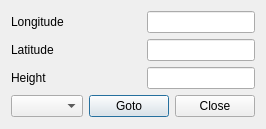
<?xml version="1.0" encoding="UTF-8"?>
<ui version="4.0">
 <class>GoToDialog</class>
 <widget class="QDialog" name="GoToDialog">
  <property name="geometry">
   <rect>
    <x>0</x>
    <y>0</y>
    <width>266</width>
    <height>129</height>
   </rect>
  </property>
  <property name="maximumSize">
   <size>
    <width>266</width>
    <height>129</height>
   </size>
  </property>
  <property name="windowTitle">
   <string>GoToDialog</string>
  </property>
  <layout class="QVBoxLayout" name="verticalLayout">
   <item>
    <layout class="QHBoxLayout" name="horizontalLayout">
     <item>
      <widget class="QLabel" name="label">
       <property name="text">
        <string>Longitude</string>
       </property>
      </widget>
     </item>
     <item>
      <spacer name="horizontalSpacer_4">
       <property name="orientation">
        <enum>Qt::Horizontal</enum>
       </property>
       <property name="sizeHint" stdset="0">
        <size>
         <width>40</width>
         <height>20</height>
        </size>
       </property>
      </spacer>
     </item>
     <item>
      <widget class="QLineEdit" name="lineEditLongitude"/>
     </item>
    </layout>
   </item>
   <item>
    <layout class="QHBoxLayout" name="horizontalLayout_2">
     <item>
      <widget class="QLabel" name="label_2">
       <property name="text">
        <string>Latitude</string>
       </property>
      </widget>
     </item>
     <item>
      <spacer name="horizontalSpacer_3">
       <property name="orientation">
        <enum>Qt::Horizontal</enum>
       </property>
       <property name="sizeHint" stdset="0">
        <size>
         <width>40</width>
         <height>20</height>
        </size>
       </property>
      </spacer>
     </item>
     <item>
      <widget class="QLineEdit" name="lineEditLatitude"/>
     </item>
    </layout>
   </item>
   <item>
    <layout class="QHBoxLayout" name="horizontalLayout_3">
     <item>
      <widget class="QLabel" name="label_3">
       <property name="text">
        <string>Height</string>
       </property>
      </widget>
     </item>
     <item>
      <spacer name="horizontalSpacer_2">
       <property name="orientation">
        <enum>Qt::Horizontal</enum>
       </property>
       <property name="sizeHint" stdset="0">
        <size>
         <width>40</width>
         <height>20</height>
        </size>
       </property>
      </spacer>
     </item>
     <item>
      <widget class="QLineEdit" name="lineEditHeight"/>
     </item>
    </layout>
   </item>
   <item>
    <layout class="QHBoxLayout" name="horizontalLayout_4">
     <item>
      <widget class="QComboBox" name="comboBoxUnit"/>
     </item>
     <item>
      <spacer name="horizontalSpacer">
       <property name="orientation">
        <enum>Qt::Horizontal</enum>
       </property>
       <property name="sizeHint" stdset="0">
        <size>
         <width>40</width>
         <height>20</height>
        </size>
       </property>
      </spacer>
     </item>
     <item>
      <widget class="QPushButton" name="pushButtonGoto">
       <property name="text">
        <string>Goto</string>
       </property>
      </widget>
     </item>
     <item>
      <widget class="QPushButton" name="pushButtonClose">
       <property name="text">
        <string>Close</string>
       </property>
      </widget>
     </item>
    </layout>
   </item>
  </layout>
 </widget>
 <layoutdefault spacing="6" margin="11"/>
 <resources/>
 <connections/>
</ui>
